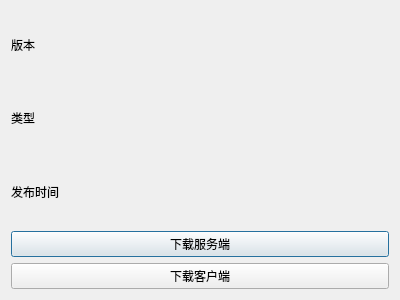
<?xml version="1.0" encoding="UTF-8"?>
<ui version="4.0">
 <class>Verinof</class>
 <widget class="QDialog" name="Verinof">
  <property name="geometry">
   <rect>
    <x>0</x>
    <y>0</y>
    <width>400</width>
    <height>300</height>
   </rect>
  </property>
  <property name="windowTitle">
   <string>Minecraft Info</string>
  </property>
  <layout class="QVBoxLayout" name="verticalLayout">
   <item>
    <widget class="QLabel" name="Ver">
     <property name="text">
      <string>版本</string>
     </property>
    </widget>
   </item>
   <item>
    <widget class="QLabel" name="label">
     <property name="text">
      <string>类型</string>
     </property>
    </widget>
   </item>
   <item>
    <widget class="QLabel" name="Time">
     <property name="text">
      <string>发布时间</string>
     </property>
    </widget>
   </item>
   <item>
    <widget class="QPushButton" name="Server">
     <property name="text">
      <string>下载服务端</string>
     </property>
    </widget>
   </item>
   <item>
    <widget class="QPushButton" name="down">
     <property name="text">
      <string>下载客户端</string>
     </property>
    </widget>
   </item>
  </layout>
 </widget>
 <resources/>
 <connections/>
</ui>
